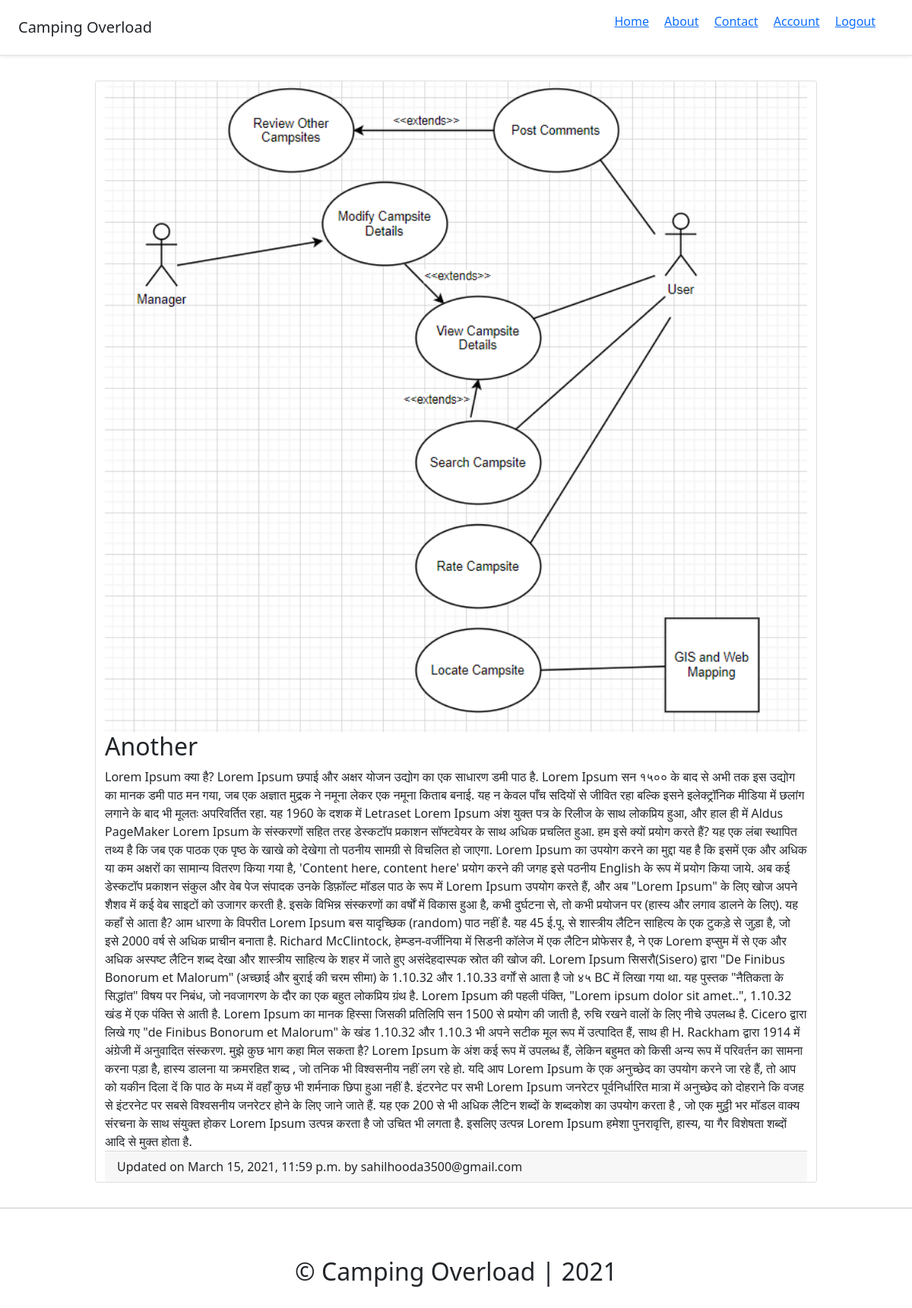
The app's page /destination/sahilhooda-another/ (signed in) with its own data.
### destination/models.py (models this page shows, shortened)
class BlogPost(models.Model):
    title               = models.CharField(max_length=50, null=False, blank=False)
    body                = models.TextField(max_length=5000, null=False, blank=False)
    image               = models.ImageField(upload_to=upload_location, null=False, blank=False)
    date_published      = models.DateTimeField(auto_now_add=True, verbose_name="date published")
    date_updated        = models.DateTimeField(auto_now=True,verbose_name="date updated")
    author              = models.ForeignKey(settings.AUTH_USER_MODEL, on_delete=models.CASCADE)
    slug                = models.SlugField(blank=True, unique=True)

### account/models.py (models this page shows, shortened)
class Account(AbstractBaseUser):
    email                    = models.EmailField(verbose_name="email", max_length=60,unique=True)
    username                 = models.CharField(max_length=30,unique=True)
    date_joined              = models.DateTimeField(verbose_name='date joined',auto_now=True)
    last_login               = models.DateTimeField(verbose_name='last login',auto_now=True)
    is_admin                 = models.BooleanField(default=False)
    is_staff                 = models.BooleanField(default=False)
    is_supervisor            = models.BooleanField(default=False)
    is_active                = models.BooleanField(default=True)
    USERNAME_FIELD = 'email'
    REQUIRED_FIELDS = ['username']
    objects = AccountManager()
    def __str__(self):
        return self.email

### destination/views.py (the view)
# urls.py: path('<slug>/', description_view, name="description"),
def description_view(request, slug):
    context = {}
    campsites = get_object_or_404(BlogPost, slug=slug)
    context['campsites'] = campsites
    return render(request, 'destination/description.html',context)

### destination/templates/destination/description.html (shortened to what this page needs)
{% extends 'base.html'%}
{%block content%}
<div class="container">
    <div class="row">
        <div class="card">
            <img class="card-img-top" src="{{campsites.image.url}}">
            <div>
                <h2 class="card-title">{{campsites.title}}</h2>
                <p class="card-text">{{campsites.body}}</p>
            </div>
            <div class="card-footer">
                Updated on {{campsites.date_updated}} by {{campsites.author}}
            </div>
        </div>
    </div>
</div>
{% endblock content%}

### campingforall/templates/base.html (style rules this page uses)
.container { max-width: 960px; }

### destination/templates/destination/description.html (style rules this page uses)
.container { padding: 17px; }

### records on screen
BlogPost: image (picture), title "Another", body "Lorem Ipsum क्या है? Lorem Ipsum छपाई और अक्षर योजन उद्योग का एक साधारण डमी पाठ है. Lorem Ipsum सन १५०० के बाद से अभी तक इस उद्योग का मानक डमी पाठ मन गया, जब एक अज्ञात मुद्रक ने नमूना लेकर एक नमूना किताब बनाई. यह न केवल पाँच सदियों से जीवित रहा बल्कि इसने इलेक्ट्रॉनिक मीडिया में छलांग लगाने के बाद भी मूलतः अपरिवर्तित रहा. यह 1960 के दशक में Letraset Lorem Ipsum अंश युक्त पत्र के रिलीज के साथ लोकप्रिय हुआ, और हाल ही में Aldus PageMaker Lorem Ipsum के संस्करणों सहित तरह डेस्कटॉप प्रकाशन सॉफ्टवेयर के साथ अधिक प्रचलित हुआ. हम इसे क्यों प्रयोग करते हैं? यह एक लंबा स्थापित तथ्य है कि जब एक पाठक एक पृष्ठ के खाखे को देखेगा तो पठनीय सामग्री से विचलित हो जाएगा. Lorem Ipsum का उपयोग करने का मुद्दा यह…", date_updated "March 15, 2021, 11:59 p.m.", author "sahilhooda3500@gmail.com"
